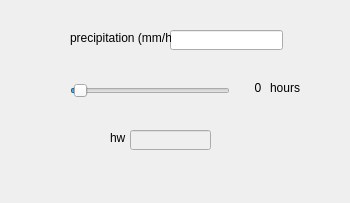
<?xml version="1.0" encoding="UTF-8"?>
<ui version="4.0">
 <class>Dialog</class>
 <widget class="QDialog" name="Dialog">
  <property name="geometry">
   <rect>
    <x>0</x>
    <y>0</y>
    <width>350</width>
    <height>203</height>
   </rect>
  </property>
  <property name="windowTitle">
   <string>Dialog</string>
  </property>
  <widget class="QLineEdit" name="line_edit_precipitation">
   <property name="geometry">
    <rect>
     <x>170</x>
     <y>30</y>
     <width>113</width>
     <height>20</height>
    </rect>
   </property>
  </widget>
  <widget class="QLineEdit" name="line_edit_hw">
   <property name="enabled">
    <bool>false</bool>
   </property>
   <property name="geometry">
    <rect>
     <x>130</x>
     <y>130</y>
     <width>81</width>
     <height>20</height>
    </rect>
   </property>
   <property name="styleSheet">
    <string notr="true">color: rgb(0, 0, 0);</string>
   </property>
  </widget>
  <widget class="QLabel" name="label">
   <property name="geometry">
    <rect>
     <x>70</x>
     <y>30</y>
     <width>101</width>
     <height>16</height>
    </rect>
   </property>
   <property name="text">
    <string>precipitation (mm/h)</string>
   </property>
  </widget>
  <widget class="QLabel" name="label_3">
   <property name="geometry">
    <rect>
     <x>110</x>
     <y>130</y>
     <width>31</width>
     <height>16</height>
    </rect>
   </property>
   <property name="text">
    <string>hw</string>
   </property>
  </widget>
  <widget class="QSlider" name="slider_hours">
   <property name="geometry">
    <rect>
     <x>70</x>
     <y>80</y>
     <width>160</width>
     <height>22</height>
    </rect>
   </property>
   <property name="maximum">
    <number>48</number>
   </property>
   <property name="value">
    <number>1</number>
   </property>
   <property name="orientation">
    <enum>Qt::Horizontal</enum>
   </property>
  </widget>
  <widget class="QLabel" name="label_time">
   <property name="geometry">
    <rect>
     <x>270</x>
     <y>80</y>
     <width>31</width>
     <height>16</height>
    </rect>
   </property>
   <property name="text">
    <string>hours</string>
   </property>
  </widget>
  <widget class="QLabel" name="label_time_2">
   <property name="geometry">
    <rect>
     <x>250</x>
     <y>80</y>
     <width>16</width>
     <height>16</height>
    </rect>
   </property>
   <property name="text">
    <string>0</string>
   </property>
   <property name="alignment">
    <set>Qt::AlignCenter</set>
   </property>
  </widget>
 </widget>
 <resources/>
 <connections>
  <connection>
   <sender>slider_hours</sender>
   <signal>valueChanged(int)</signal>
   <receiver>label_time_2</receiver>
   <slot>setNum(int)</slot>
   <hints>
    <hint type="sourcelabel">
     <x>153</x>
     <y>88</y>
    </hint>
    <hint type="destinationlabel">
     <x>252</x>
     <y>86</y>
    </hint>
   </hints>
  </connection>
  <connection>
   <sender>slider_hours</sender>
   <signal>valueChanged(int)</signal>
   <receiver>Dialog</receiver>
   <slot>time_update()</slot>
   <hints>
    <hint type="sourcelabel">
     <x>89</x>
     <y>83</y>
    </hint>
    <hint type="destinationlabel">
     <x>50</x>
     <y>63</y>
    </hint>
   </hints>
  </connection>
 </connections>
 <slots>
  <slot>time_update()</slot>
  <slot>slot1()</slot>
  <slot>slot2()</slot>
 </slots>
</ui>
